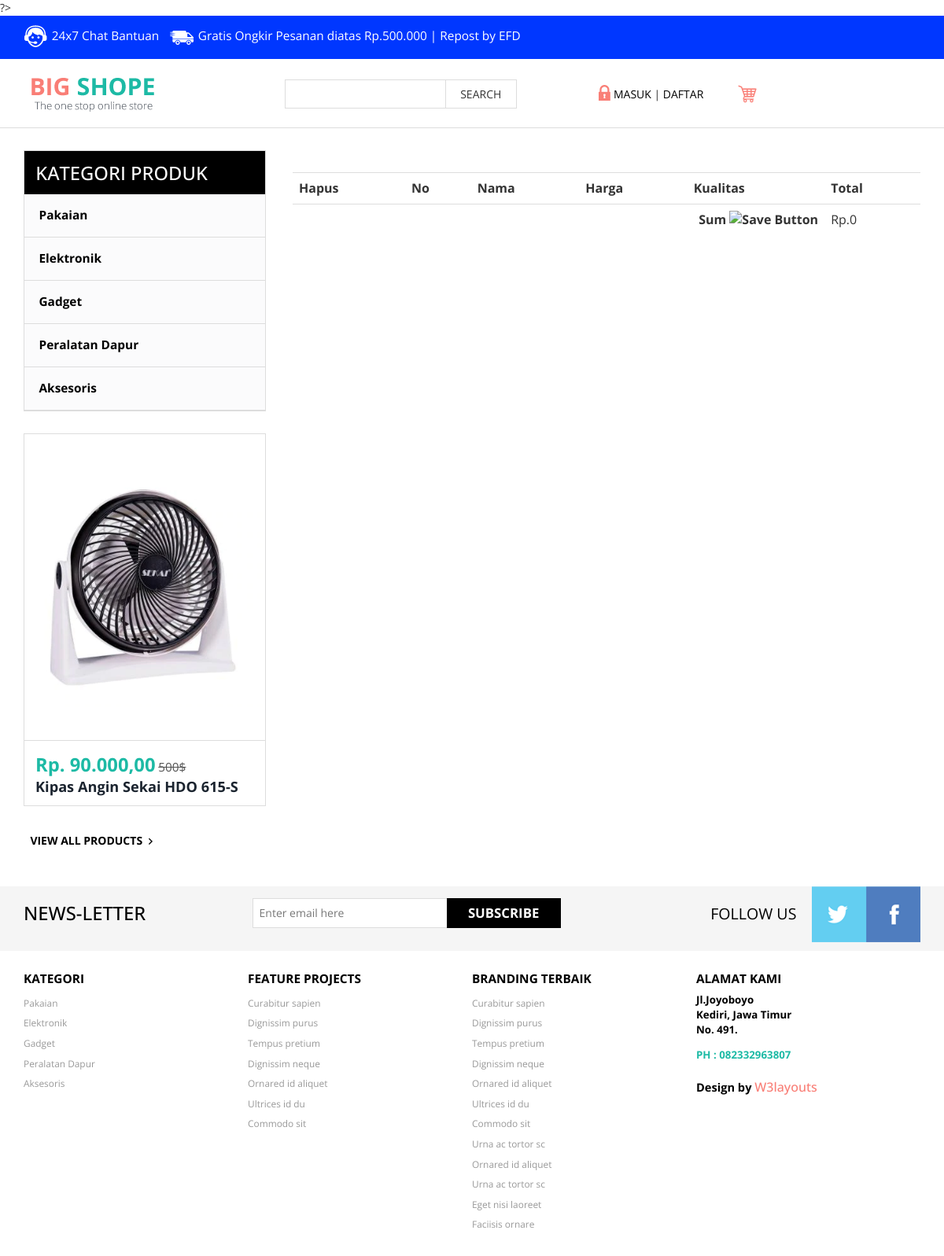
The app's page /cart.php with its own data.
### tables this page shows
CREATE TABLE `tb_kategori` (
  `id_kategori` int(11) NOT NULL,
  `nama_kategori` varchar(50) NOT NULL
);

CREATE TABLE `tb_barang` (
  `kd_barang` int(11) NOT NULL,
  `nama` varchar(50) NOT NULL,
  `id_kategori` varchar(10) NOT NULL,
  `deskripsi` text NOT NULL,
  `jumlah_brg` int(11) NOT NULL,
  `headline` enum('Y','T') NOT NULL,
  `tgl_masuk` date NOT NULL,
  `hrg_jual` double NOT NULL,
  `terjual` int(11) NOT NULL,
  `foto` text NOT NULL,
  `stok_barang` int(5) NOT NULL
);

### config/functions.php (called while the page is built, shortened)
<?php
function base_url($url = null) {
	$base_url = 'http://localhost/toko-online/';
	if($url != null) {
		return $base_url . $url;
	} else {
		return $base_url;
	}
}

### menu.php (the view, shortened to what this page needs)
<div class=" top-nav rsidebar span_1_of_left">
	<h3 class="cate">KATEGORI PRODUK</h3>
		<ul class="menu">
			<?php
			$menu = mysqli_query($conn, "SELECT * FROM tb_kategori") or die(mysqli_error($conn));
			while($row = mysqli_fetch_assoc($menu)) { ?>
				<li>
					<ul class="kid-menu">
						<li><a href="product.php?id=<?= $row['id_kategori']; ?>"><?= $row['nama_kategori']; ?></a></li>
					</ul>
				</li>
			<?php } ?>
		</ul>
</div>
		<?php
		$sidebarBrg = mysqli_query($conn, "SELECT * FROM tb_barang ORDER BY id_kategori LIMIT 1") or die(mysqli_error($conn));
		while($row = mysqli_fetch_assoc($sidebarBrg)) { ?>
					<div class="chain-grid menu-chain">
	   		     		<a href="single.php?id=<?= $row['kd_barang']; ?>&rl=<?= $row['id_kategori']; ?>"><img class="img-responsive chain" src="paneladmin/modul/produk/img/<?= $row['foto']; ?>" alt=" " /></a>
	   		     		<div class="grid-chain-bottom chain-watch">
		   		     		<span class="actual dolor-left-grid">Rp. <?= number_format($row['hrg_jual'],2,",","."); ?></span>
		   		     		<span class="reducedfrom">500$</span>
		   		     		<h6><a href="single.php?id=<?= $row['kd_barang']; ?>"><?= $row['nama']; ?></a></h6>
	   		     		</div>
	   		     	</div>
	   		     <?php } ?>
	   		     	 <a class="view-all all-product" href="product.html">VIEW ALL PRODUCTS<span> </span></a>
			</div>
	   		    <div class="clearfix"> </div>

### cart.php (shortened to what this page needs)
<?php
require_once 'config/functions.php';
?>
<!DOCTYPE html>
<html>
<head>
	<link href="css/bootstrap.css" rel="stylesheet" type="text/css" media="all" />
	<link href="css/style.css" rel="stylesheet" type="text/css" media="all" />
</head>
<body>
	<div class="header">
		<div class="top-header">
			<div class="container">
				<div class="top-header-left">
					<ul class="support">
						<li><a href="#"><label> </label></a></li>
						<li><a href="#">24x7 Chat<span class="live"> Bantuan</span></a></li>
					</ul>
					<ul class="support">
						<li class="van"><a href="#"><label> </label></a></li>
						<li><a href="#">Gratis Ongkir <span class="live">Pesanan diatas Rp.500.000 | Repost by <a href='#' title='EFD' target='_blank'>EFD</a></span></a></li>
					</ul>
					<div class="clearfix"> </div>
				</div>
				<div class="top-header-right">
				</div>
				<div class="clearfix"> </div>
			</div>
		</div>
		<div class="bottom-header">
			<div class="container">
				<div class="header-bottom-left">
					<div class="logo">
						<a href="index.html"><img src="images/logo.png" alt=" " /></a>
					</div>
					<div class="search">
						<input type="text" value="" onfocus="this.value = '';" onblur="if (this.value == '') {this.value = '';}">
						<input type="submit" value="SEARCH">
					</div>
					<div class="clearfix"> </div>
				</div>
				<div class="header-bottom-right">
					<?php if (isset($_SESSION['username'])) : ?>
						<ul class="login">
							<li><a href="<?= base_url('paneladmin/index.php'); ?>"><span> </span>USER</a></li> |
							<li><a href="<?= base_url('paneladmin/logout.php'); ?>"><i class="fa fa-sign-out"></i> LOGUOT</a></li>
						</ul>
					<?php else : ?>
						<ul class="login">
							<li><a href="<?= base_url('paneladmin/index.php'); ?>"><span> </span>MASUK</a></li> |
							<li><a href="register.php">DAFTAR</a></li>
						</ul>
					<?php endif; ?>
					<div class="cart"><a href="<?= base_url('paneladmin/index.php'); ?>"><span> </span></a></div>
				</div>
			</div>
		</div>
	</div>
	<div class="container">
		<div class="register">
			<form action="" method="post">
				<table class="table">
					<tr>
						<th>Hapus</th>
						<th>No</th>
						<th>Nama</th>
						<th>Harga</th>
						<th>Kualitas</th>
						<th>Total</th>
					</tr>
					<?php
					$s = 0;
					?>
					<tr>
					<tr>
						<td colspan="5" style="text-align:right; font-weight:bold">Sum
							<input id="saveimg" type="image" src="images/save.png" name="update" alt="Save Button">
						</td>
						<td> Rp.<?php echo $s; ?> </td>
					</tr>
				</table>
			</form>
		</div>
		<div class="sub-cate">
			<?php include 'menu.php'; ?>
		</div>
		<div class="footer">
			<div class="footer-top">
				<div class="container">
					<div class="latter">
						<h6>NEWS-LETTER</h6>
						<div class="sub-left-right">
							<form>
								<input type="text" value="Enter email here" onfocus="this.value = '';" onblur="if (this.value == '') {this.value = 'Enter email here';}" />
								<input type="submit" value="SUBSCRIBE" />
							</form>
						</div>
					</div>
					<div class="latter-right">
						<p>FOLLOW US</p>
						<ul class="face-in-to">
							<li><a href="#"><span> </span></a></li>
							<li><a href="#"><span class="facebook-in"> </span></a></li>
						</ul>
						<div class="clearfix"> </div>
					</div>
				</div>
			</div>
			<div class="footer-bottom">
				<div class="container">
					<div class="footer-bottom-cate">
						<h6>KATEGORI</h6>
						<ul>
							<?php
							$menu = mysqli_query($conn, "SELECT * FROM tb_kategori") or die(mysqli_error($conn));
							while ($row = mysqli_fetch_assoc($menu)) { ?>
								<li><a href="#"><?= $row['nama_kategori']; ?></a></li>
							<?php } ?>
						</ul>
					</div>
					<div class="footer-bottom-cate bottom-grid-cat">
						<h6>FEATURE PROJECTS</h6>
						<ul>
							<li><a href="#">Curabitur sapien</a></li>
							<li><a href="#">Dignissim purus</a></li>
							<li><a href="#">Tempus pretium</a></li>
							<li><a href="#">Dignissim neque</a></li>
							<li><a href="#">Ornared id aliquet</a></li>
							<li><a href="#">Ultrices id du</a></li>
							<li><a href="#">Commodo sit</a></li>
						</ul>
					</div>
					<div class="footer-bottom-cate">
						<h6>BRANDING TERBAIK</h6>
						<ul>
							<li><a href="#">Curabitur sapien</a></li>
							<li><a href="#">Dignissim purus</a></li>
							<li><a href="#">Tempus pretium</a></li>
							<li><a href="#">Dignissim neque</a></li>
							<li><a href="#">Ornared id aliquet</a></li>
							<li><a href="#">Ultrices id du</a></li>
							<li><a href="#">Commodo sit</a></li>
							<li><a href="#">Urna ac tortor sc</a></li>
							<li><a href="#">Ornared id aliquet</a></li>
							<li><a href="#">Urna ac tortor sc</a></li>
							<li><a href="#">Eget nisi laoreet</a></li>
							<li><a href="#">Faciisis ornare</a></li>
						</ul>
					</div>
					<div class="footer-bottom-cate cate-bottom">
						<h6>ALAMAT KAMI</h6>
						<ul>
							<li>Jl.Joyoboyo</li>
							<li>Kediri, Jawa Timur</li>
							<li>No. 491.</li>
							<li class="phone">PH : 082332963807</li>
							<li class="temp">
								<p class="footer-class">Design by <a href="http://w3layouts.com/" target="_blank">W3layouts</a> </p>
							</li>
						</ul>
					</div>
					<div class="clearfix"> </div>
				</div>
			</div>
		</div>
</body>
</html>

### records on screen
tb_kategori: nama_kategori "Pakaian"
tb_kategori: nama_kategori "Elektronik"
tb_kategori: nama_kategori "Gadget"
tb_kategori: nama_kategori "Peralatan Dapur"
tb_kategori: nama_kategori "Aksesoris"
tb_barang: foto (picture), hrg_jual "90.000,00", nama "Kipas Angin Sekai HDO 615-S"

### other values on screen
$s "0"
